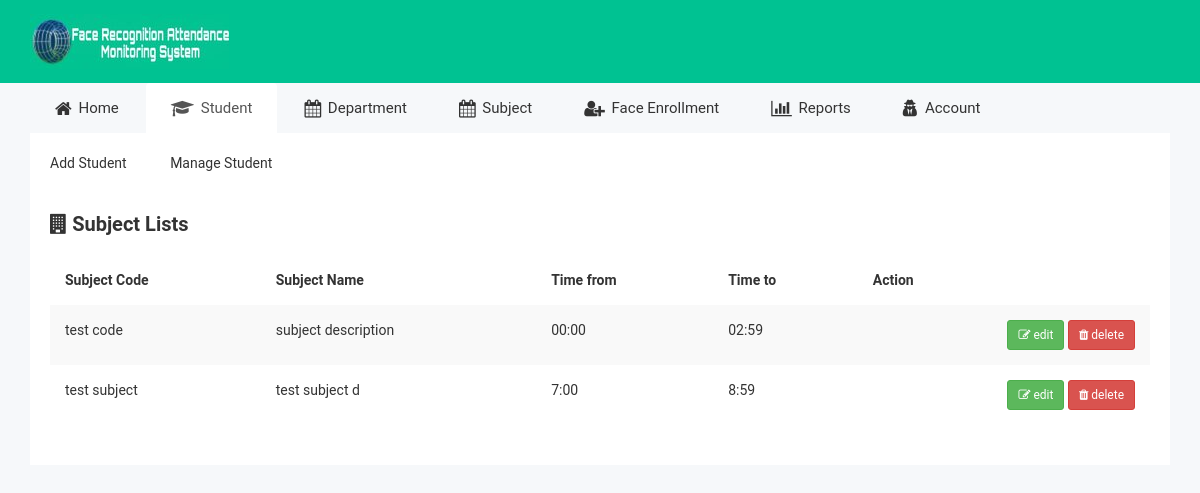
Page /admin/manage-subject.php on the earlier database version.
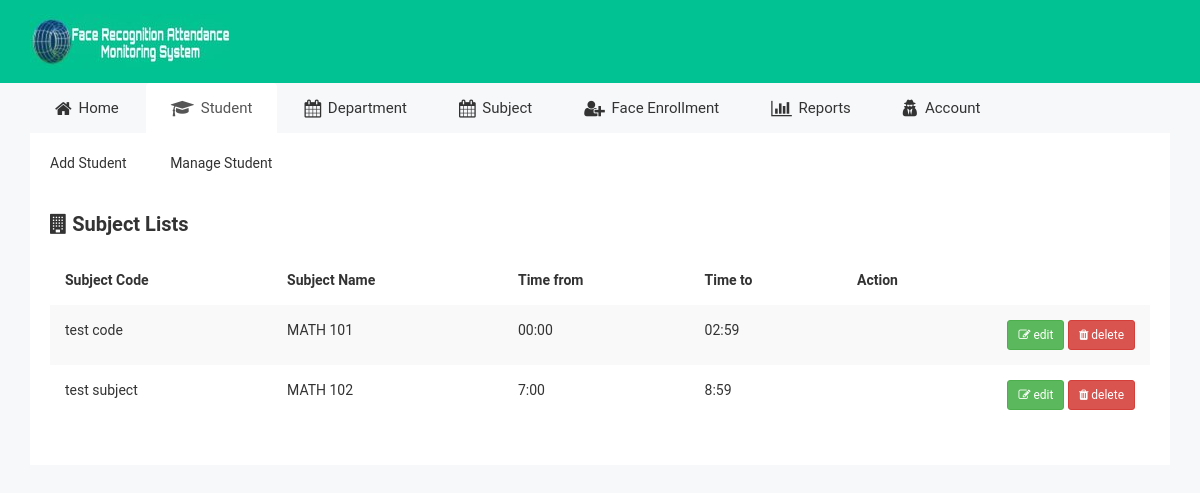
Same page on the later database version.
### tables this page shows
CREATE TABLE `subjects` (
  `id` bigint(20) NOT NULL AUTO_INCREMENT,
  `code` varchar(50) NOT NULL,
  `desc` varchar(50) NOT NULL,
  `time_from` varchar(50) NOT NULL,
  `time_to` varchar(50) NOT NULL,
  PRIMARY KEY (`id`)
);

### admin/manage-subject.php (the view, shortened to what this page needs)
<!doctype html>
<html class="no-js" lang="">
<?php
include 'includes/header.php';
include '../dbcon.php';
?>
<link rel="stylesheet" href="../css/jquery.dataTables.min.css">
<body>
    <div class="header-top-area">
        <div class="container">
            <div class="row">
                <div class="col-lg-4 col-md-4 col-sm-12 col-xs-12">
                    <div class="logo-area">
                        <a href="#"><img src="../img/logo/logo.jpg" alt="" /></a>
                    </div>
                </div>
            </div>
        </div>
    </div>
    <?php include('menu.php') ?>
    <div class="data-table-area">
        <div class="container">
            <div class="row">
                <div class="col-lg-12 col-md-12 col-sm-12 col-xs-12">
                    <div class="data-table-list">
                        <div class="basic-tb-hd">
                            <h2><i class="fa fa-building"></i> Subject Lists</h2>
                        </div>
                        <div class="table-responsive">
                            <table id="data-table-basic" class="table table-striped">
                                <thead>
                                    <tr>
                                        <th>Subject Code</th>
                                        <th>Subject Name</th>
                                        <th>Time from</th>
                                        <th>Time to</th>
                                        <th>Action</th>
                                    </tr>
                                </thead>
                                <tbody>
                                    <?php
                                    $query = mysqli_query($con, "SELECT * FROM subjects");
                                    while ($rows = mysqli_fetch_array($query)) {
                                        echo ' <tr>
                                                <td>' . $rows['code'] . '</td>
                                                <td>' . $rows['desc'] . '</td>
                                                <td>' . $rows['time_from'] . '</td>
                                                <td>' . $rows['time_to'] . '</td>
                                                <td class="text-right">
                                                    <a class="btn btn-sm btn-success" href="#"><i class="fa fa-edit"></i> edit</a>
                                                    <a class="btn btn-sm btn-danger" href="#" data-toggle="modal" data-target="#delete"><i class="fa fa-trash"></i> delete</a>
                                                </td>
                                            </tr>';
                                    }
                                    ?>
                                </tbody>
                            </table>
                        </div>
                    </div>
                </div>
            </div>
        </div>
    </div>
</body>
</html>

Differences in the rows shown:
changed subjects "test code": desc "subject description" → "MATH 101"
changed subjects "test subject": desc "test subject d" → "MATH 102"
